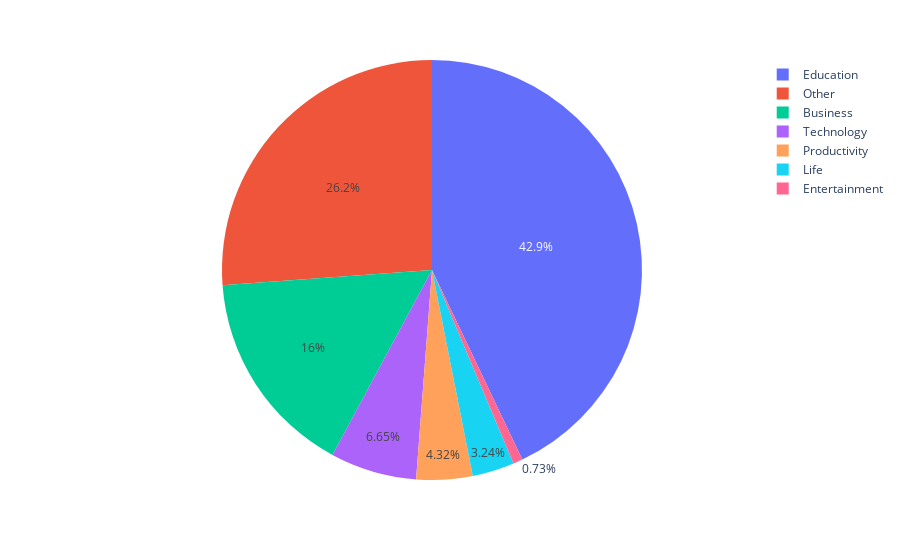

Write notebook code for a chart like this one.
### Code cell
s = maps_df["map_category_name"]
fig = px.pie(s, values=s.value_counts().values, names=s.value_counts().index)
fig.show()

### Figure 1 — Plotly figure (JSON) as saved in the notebook; plotly's stock layout.template omitted (floating-point values rounded to 4 significant figures)
{"data": [{"domain": {"x": [0, 1], "y": [0, 1]}, "hovertemplate": "label=%{label}<br>value=%{value}<extra></extra>", "labels": ["Education", "Other", "Business", "Technology", "Productivity", "Life", "Entertainment"], "legendgroup": "", "name": "", "showlegend": true, "type": "pie", "values": [5820, 3547, 2167, 902, 586, 439, 99]}], "layout": {"autosize": true, "legend": {"tracegroupgap": 0}, "margin": {"t": 60}}}
